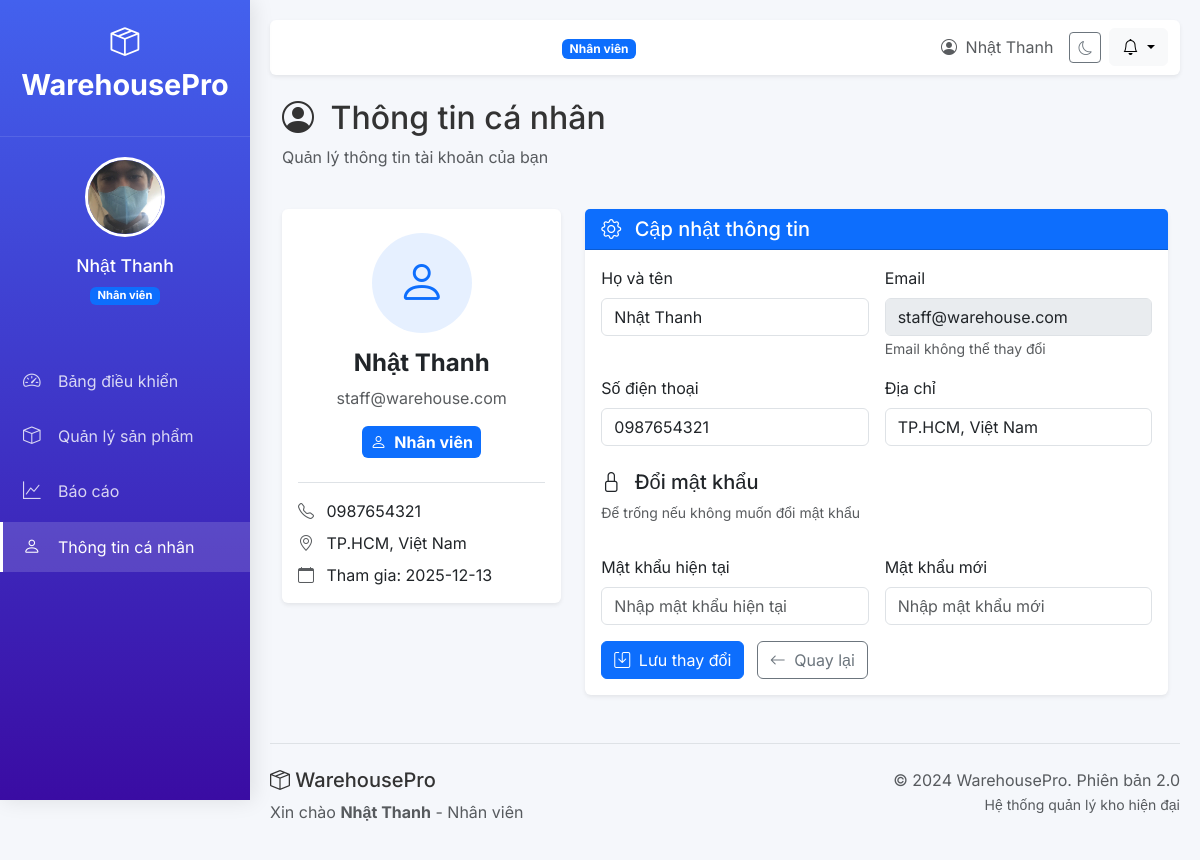
Screenshot of /profile (signed in) with the database file from the repository.
### tables this page shows
CREATE TABLE users (
            id INTEGER PRIMARY KEY AUTOINCREMENT,
            email TEXT UNIQUE NOT NULL,
            password TEXT NOT NULL,
            full_name TEXT NOT NULL,
            role TEXT NOT NULL,
            avatar TEXT,
            phone TEXT,
            address TEXT,
            status TEXT DEFAULT 'active',
            created_at TIMESTAMP DEFAULT CURRENT_TIMESTAMP
        );

### main.py (the view)
@app.get("/profile", response_class=HTMLResponse)
async def profile_page(request: Request):
    user = get_current_user(request)
    if not user:
        return RedirectResponse("/login", status_code=302)
    conn = get_db_connection()
    cursor = conn.cursor()
    cursor.execute("SELECT COUNT(*) FROM users")
    total_users = cursor.fetchone()[0]
    cursor.execute("SELECT COUNT(*) FROM users WHERE role = 'admin'")
    admin_count = cursor.fetchone()[0]
    cursor.execute("SELECT COUNT(*) FROM users WHERE role = 'staff'")
    staff_count = cursor.fetchone()[0]
    cursor.execute("SELECT COUNT(*) FROM products WHERE status = 'pending'")
    pending_products = cursor.fetchone()[0]
    conn.close()
    return templates.TemplateResponse(
        "profile.html",
        {
            "request": request,
            "title": "Thông tin cá nhân",
            "user": user,
            "stats": {
                "total_users": total_users,
                "admin_count": admin_count,
                "staff_count": staff_count,
                "pending_products": pending_products
            }
        }
    )

### templates/profile.html (shortened to what this page needs)
{% extends "base.html" %}
{% block content %}
<div class="row mb-4">
    <div class="col-12">
        <h2><i class="bi bi-person-circle me-2"></i>
            Thông tin {% if user.role == 'admin' %}quản trị{% else %}cá nhân{% endif %}
        </h2>
        <p class="text-muted">Quản lý thông tin tài khoản của bạn</p>
    </div>
</div>
<div class="row">
    <div class="col-md-4">
        <div class="card shadow-sm border-0 mb-4">
            <div class="card-body text-center">
                <div class="avatar-lg mb-3 mt-2">
                    {% if user.role == 'admin' %}
                    <div class="rounded-circle bg-danger bg-opacity-10 d-inline-flex align-items-center justify-content-center" style="width: 100px; height: 100px;">
                        <i class="bi bi-shield-check text-danger" style="font-size: 3rem;"></i>
                    </div>
                    {% else %}
                    <div class="rounded-circle bg-primary bg-opacity-10 d-inline-flex align-items-center justify-content-center" style="width: 100px; height: 100px;">
                        <i class="bi bi-person text-primary" style="font-size: 3rem;"></i>
                    </div>
                    {% endif %}
                </div>
                <h4 class="fw-bold">{{ user.full_name }}</h4>
                <p class="text-muted">{{ user.email }}</p>
                <span class="badge {% if user.role == 'admin' %}bg-danger{% else %}bg-primary{% endif %} fs-6 p-2">
                    <i class="bi bi-{% if user.role == 'admin' %}shield-check{% else %}person{% endif %} me-1"></i>
                    {{ 'Quản trị viên' if user.role == 'admin' else 'Nhân viên' }}
                </span>
                <div class="mt-4 pt-3 border-top text-start">
                    <p class="mb-2"><i class="bi bi-telephone me-2 text-muted"></i> {{ user.phone or 'Chưa cập nhật' }}</p>
                    <p class="mb-2"><i class="bi bi-geo-alt me-2 text-muted"></i> {{ user.address or 'Chưa cập nhật' }}</p>
                    {% if user.created_at %}
                    <p class="mb-0"><i class="bi bi-calendar me-2 text-muted"></i> Tham gia: {{ user.created_at[:10] }}</p>
                    {% endif %}
                </div>
            </div>
        </div>
    </div>
    <div class="col-md-8">
        <div class="card shadow-sm border-0">
            <div
                class="card-header {% if user.role == 'admin' %}bg-danger text-white{% else %}bg-primary text-white{% endif %}">
                <h5 class="mb-0"><i class="bi bi-gear me-2"></i> Cập nhật thông tin</h5>
            </div>
            <div class="card-body">
                <form method="post" action="/profile/update">
                    <div class="row g-3">
                        <div class="col-md-6">
                            <label class="form-label">Họ và tên</label>
                            <input type="text" class="form-control" name="full_name" value="{{ user.full_name }}"
                                required>
                        </div>
                        <div class="col-md-6">
                            <label class="form-label">Email</label>
                            <input type="email" class="form-control" value="{{ user.email }}" disabled>
                            <small class="text-muted">Email không thể thay đổi</small>
                        </div>
                        <div class="col-md-6">
                            <label class="form-label">Số điện thoại</label>
                            <input type="text" class="form-control" name="phone" value="{{ user.phone or '' }}"
                                placeholder="Nhập số điện thoại">
                        </div>
                        <div class="col-md-6">
                            <label class="form-label">Địa chỉ</label>
                            <input type="text" class="form-control" name="address" value="{{ user.address or '' }}"
                                placeholder="Nhập địa chỉ">
                        </div>
                        <div class="col-12 mt-4">
                            <h5><i class="bi bi-lock me-2"></i> Đổi mật khẩu</h5>
                            <p class="text-muted small">Để trống nếu không muốn đổi mật khẩu</p>
                        </div>
                        <div class="col-md-6">
                            <label class="form-label">Mật khẩu hiện tại</label>
                            <input type="password" class="form-control" name="current_password"
                                placeholder="Nhập mật khẩu hiện tại">
                        </div>
                        <div class="col-md-6">
                            <label class="form-label">Mật khẩu mới</label>
                            <input type="password" class="form-control" name="new_password"
                                placeholder="Nhập mật khẩu mới">
                        </div>
                        <div class="col-12 mt-3">
                            <button type="submit"
                                class="btn {% if user.role == 'admin' %}btn-danger{% else %}btn-primary{% endif %}">
                                <i class="bi bi-save me-1"></i> Lưu thay đổi
                            </button>
                            <a href="/dashboard" class="btn btn-outline-secondary ms-2">
                                <i class="bi bi-arrow-left me-1"></i> Quay lại
                            </a>
                        </div>
                    </div>
                </form>
            </div>
        </div>
    </div>
</div>
{% endblock %}

### templates/base.html (shortened to what this page needs)
<!DOCTYPE html>
<html lang="vi" data-bs-theme="light">
<head>
    <link href="https://cdn.jsdelivr.net/npm/bootstrap@5.3.3/dist/css/bootstrap.min.css" rel="stylesheet">
    <link rel="stylesheet" href="https://cdn.jsdelivr.net/npm/bootstrap-icons@1.11.1/font/bootstrap-icons.css">
</head>
<body>
    <div class="sidebar">
        <div class="sidebar-header">
            <a href="/dashboard" class="logo">
                <i class="bi bi-box-seam"></i> WarehousePro
            </a>
        </div>
        {% if user %}
        <div class="user-profile">
            <img src="{{ user.get('avatar', '/static/img/avatars/default.png') }}" class="avatar"
                alt="{{ user.full_name }}">
            <div class="user-info mt-2">
                <h5>{{ user.full_name }}</h5>
                <span class="badge {% if user.role == 'admin' %}bg-danger{% else %}bg-primary{% endif %}">
                    {{ 'Quản trị viên' if user.role == 'admin' else 'Nhân viên' }}
                </span>
            </div>
        </div>
        {% endif %}
        <ul class="sidebar-menu">
            <li>
                <a href="/dashboard" class="{% if request.url.path == '/dashboard' %}active{% endif %}">
                    <i class="bi bi-speedometer2"></i> Bảng điều khiển
                </a>
            </li>
            <li>
                <a href="/products"
                    class="{% if request.url.path.startswith('/products') and not request.url.path.startswith('/admin/approve') %}active{% endif %}">
                    <i class="bi bi-box"></i> Quản lý sản phẩm
                </a>
            </li>
            <li>
                <a href="/reports" class="{% if request.url.path == '/reports' %}active{% endif %}">
                    <i class="bi bi-graph-up"></i> Báo cáo
                </a>
            </li>
            <li>
                <a href="/profile" class="{% if request.url.path == '/profile' %}active{% endif %}">
                    <i class="bi bi-person"></i> Thông tin cá nhân
                </a>
            </li>
        </ul>
    </div>
    <div class="main-content">
        <nav class="navbar navbar-expand-lg navbar-light bg-white shadow-sm rounded mb-4">
            <div class="container-fluid">
                <div class="d-flex align-items-center">
                    <span class="navbar-brand mb-0 h1 d-none d-lg-block">
                        <i class="bi bi-box-seam me-2"></i>
                    </span>
                    <div class="ms-3">
                        <span
                            class="badge {% if user and user.role == 'admin' %}bg-danger{% else %}bg-primary{% endif %}">
                            {{ 'Quản trị viên' if user and user.role == 'admin' else 'Nhân viên' }}
                        </span>
                    </div>
                </div>
                <div class="d-flex align-items-center">
                    <span class="text-muted me-3 d-none d-md-block">
                        <i class="bi bi-person-circle me-1"></i>
                        {{ user.full_name if user else '' }}
                    </span>
                    <button class="btn btn-outline-secondary btn-sm me-2" onclick="toggleDarkMode()">
                        <i class="bi bi-moon"></i>
                    </button>
                    <div class="dropdown">
                        <button class="btn btn-light dropdown-toggle" type="button" data-bs-toggle="dropdown">
                            <i class="bi bi-bell"></i>
                        </button>
                    </div>
                </div>
            </div>
        </nav>
        <div class="container-fluid">
            {% block content %}{% endblock %}
        </div>
        <footer class="mt-5 pt-4 border-top">
            <div class="row">
                <div class="col-md-6">
                    <h5><i class="bi bi-box-seam"></i> WarehousePro</h5>
                    <p class="text-muted">
                        {% if user %}
                        Xin chào <strong>{{ user.full_name }}</strong> -
                        {{ 'Quản trị viên' if user.role == 'admin' else 'Nhân viên' }}
                        {% else %}
                        Hệ thống quản lý kho hàng thông minh & chuyên nghiệp
                        {% endif %}
                    </p>
                </div>
                <div class="col-md-6 text-end">
                    <p class="text-muted">
                        © 2024 WarehousePro. Phiên bản 2.0<br>
                        <small>Hệ thống quản lý kho hiện đại</small>
                    </p>
                </div>
            </div>
        </footer>
    </div>
</body>
</html>

### templates/base.html (style rules this page uses)
:root { --primary-color: #4361ee; --secondary-color: #3a0ca3; --success-color: #2ecc71; --warning-color: #f39c12; --danger-color: #e74c3c; --sidebar-width: 250px; }
body { font-family: 'Inter', sans-serif; background-color: #f5f7fb; color: #333; min-height: 100vh; }
.navbar-brand { font-weight: 700; font-size: 1.5rem; color: white !important; }
.sidebar { position: fixed; top: 0; left: 0; height: 100vh; width: var(--sidebar-width); background: linear-gradient(180deg, var(--primary-color) 0%, var(--secondary-color) 100%); box-shadow: 3px 0 20px rgba(0, 0, 0, 0.1); z-index: 1000; padding-top: 20px; transition: all 0.3s ease; }
.sidebar-header { padding: 0 20px 30px; text-align: center; border-bottom: 1px solid rgba(255, 255, 255, 0.1); }
.sidebar-header .logo { color: white; font-size: 1.8rem; font-weight: 700; text-decoration: none; }
.user-profile { text-align: center; padding: 20px 0; }
.avatar { width: 80px; height: 80px; border-radius: 50%; border: 3px solid white; margin: 0 auto 10px; object-fit: cover; }
.user-info h5 { color: white; margin-bottom: 5px; font-size: 1.1rem; }
.user-info .badge { font-size: 0.7rem; padding: 3px 8px; }
.sidebar-menu { list-style: none; padding: 0; margin: 30px 0 0; }
.sidebar-menu li { margin-bottom: 5px; }
.sidebar-menu a { display: flex; align-items: center; padding: 12px 20px; color: rgba(255, 255, 255, 0.8); text-decoration: none; transition: all 0.3s ease; border-left: 3px solid transparent; }
.sidebar-menu a.active { background: rgba(255, 255, 255, 0.15); color: white; border-left: 3px solid white; }
.sidebar-menu i { width: 25px; font-size: 1.1rem; margin-right: 10px; }
.main-content { margin-left: var(--sidebar-width); padding: 20px; min-height: 100vh; }

### rows the page displays
users: get (picture), full_name "Nhật Thanh", role "Nhân viên", email "staff@warehouse.com", phone "0987654321", address "TP.HCM, Việt Nam", created_at "2025-12-13"
